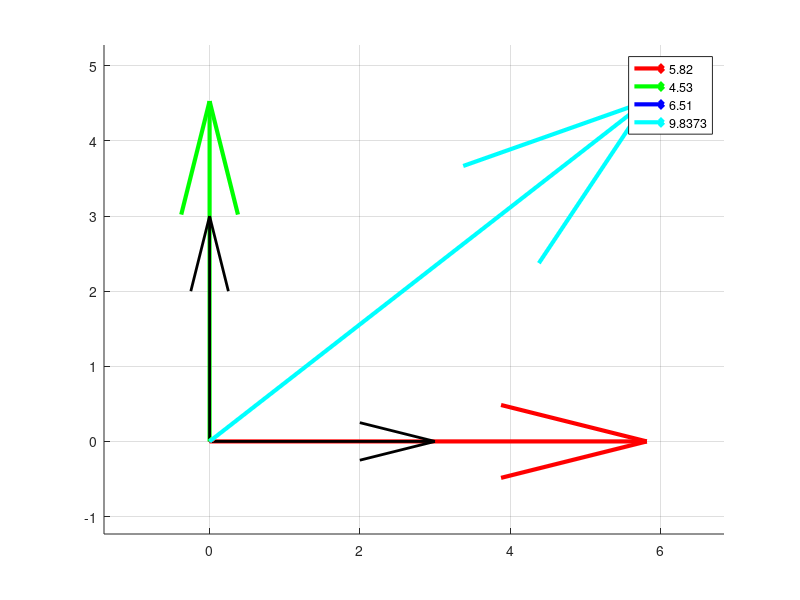

Here is the MATLAB script that generated this plot:
figure(1)
hold on;
grid on;
%limit = 11;
%axis([-limit limit -limit limit -limit limit]);

ax=5.82;
ay=4.53;
az=6.51;
a=norm([ax ay az]);


    quiver3(0,0,0,ax,0,0, 'r', 'LineWidth', 3, 'ShowArrowHead', 'on', 'MaxHeadSize', 0.2, 'AutoScale', 'off')
    quiver3(0,0,0,0,ay,0, 'g', 'LineWidth', 3, 'ShowArrowHead', 'on', 'MaxHeadSize', 0.2, 'AutoScale', 'off')
    quiver3(0,0,0,0,0,az, 'b', 'LineWidth', 3, 'ShowArrowHead', 'on', 'MaxHeadSize', 0.2, 'AutoScale', 'off')
    quiver3(0,0,0,ax,ay,az, 'c', 'LineWidth', 3, 'ShowArrowHead', 'on', 'MaxHeadSize', 0.2, 'AutoScale', 'off')
    quiver3(0,0,0,3,0,0, 'k', 'LineWidth', 2, 'ShowArrowHead', 'on', 'MaxHeadSize', 0.2, 'AutoScale', 'off')
    quiver3(0,0,0,0,3,0, 'k', 'LineWidth', 2, 'ShowArrowHead', 'on', 'MaxHeadSize', 0.2, 'AutoScale', 'off')
    quiver3(0,0,0,0,0,3, 'k', 'LineWidth', 2, 'ShowArrowHead', 'on', 'MaxHeadSize', 0.2, 'AutoScale', 'off')

    axis square;
    axis equal;


    legend(num2str(ax),num2str(ay),num2str(az),num2str(norm([ax ay az])));